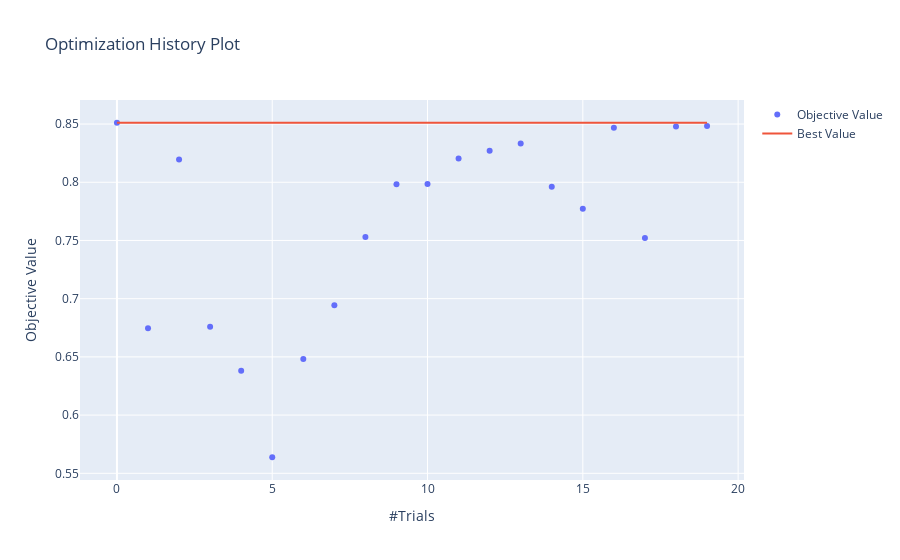

The cell this chart's notebook holds for it:
### Code cell
opt_plot(lgbm_study, plot=0)

### Figure 1 — Plotly figure (JSON) as saved in the notebook; plotly's stock layout.template omitted (floating-point values rounded to 4 significant figures)
{"data": [{"mode": "markers", "name": "Objective Value", "type": "scatter", "x": [0, 1, 2, 3, 4, 5, 6, 7, 8, 9, 10, 11, 12, 13, 14, 15, 16, 17, 18, 19], "y": [0.8511, 0.6747, 0.8195, 0.676, 0.6381, 0.5638, 0.6481, 0.6943, 0.7531, 0.7983, 0.7986, 0.8204, 0.827, 0.8333, 0.7962, 0.7773, 0.8467, 0.7522, 0.8479, 0.8484]}, {"name": "Best Value", "type": "scatter", "x": [0, 1, 2, 3, 4, 5, 6, 7, 8, 9, 10, 11, 12, 13, 14, 15, 16, 17, 18, 19], "y": [0.8511, 0.8511, 0.8511, 0.8511, 0.8511, 0.8511, 0.8511, 0.8511, 0.8511, 0.8511, 0.8511, 0.8511, 0.8511, 0.8511, 0.8511, 0.8511, 0.8511, 0.8511, 0.8511, 0.8511]}], "layout": {"title": {"text": "Optimization History Plot"}, "xaxis": {"title": {"text": "#Trials"}}, "yaxis": {"title": {"text": "Objective Value"}}}}
